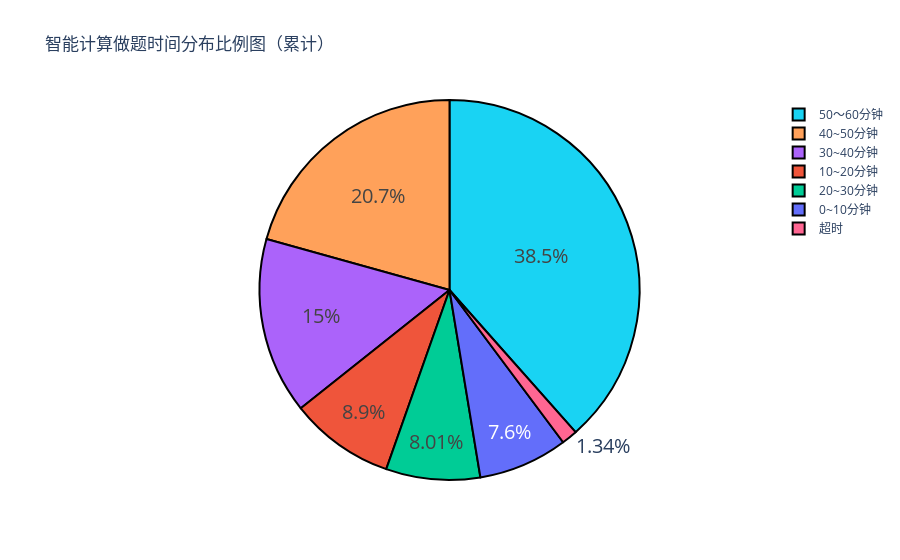

Source (notebook cell):
### Code cell
import plotly as py
import plotly.graph_objs as go
pyplt=py.offline.plot
labels=['0~10分钟','10~20分钟','20~30分钟','30~40分钟','40~50分钟', '50～60分钟', '超时']
values=[interval_data_dic[key]['count'] for key in interval_data_dic.keys()]

trace=[go.Pie(labels=labels,values=values)]
layout=go.Layout(
    title='智能计算做题时间分布比例图（累计）'
)
fig=go.Figure(data=trace,layout=layout)
fig.update_traces(hoverinfo='label+percent',
#  textinfo='value', 
 textfont_size=20, marker=dict(colors=plotly.colors.qualitative.Plotly[0:7], line=dict(color='#000000', width=2)))
pyplt(fig,filename='plot/总计智能计算时间分布饼图.html')
pd.DataFrame(index=labels, data = [[v] for v in values]).to_excel('plot/总计智能计算时间分布饼图.xlsx')
offline.iplot(fig)

### Figure 1 — Plotly figure (JSON) as saved in the notebook; plotly's stock layout.template omitted (floating-point values rounded to 4 significant figures)
{"data": [{"hoverinfo": "label+percent", "labels": ["0~10分钟", "10~20分钟", "20~30分钟", "30~40分钟", "40~50分钟", "50～60分钟", "超时"], "marker": {"colors": ["#636EFA", "#EF553B", "#00CC96", "#AB63FA", "#FFA15A", "#19D3F3", "#FF6692"], "line": {"color": "#000000", "width": 2}}, "textfont": {"size": 20}, "type": "pie", "values": [2420, 2835, 2549, 4781, 6584, 12243, 428]}], "layout": {"title": {"text": "智能计算做题时间分布比例图（累计）"}}}
